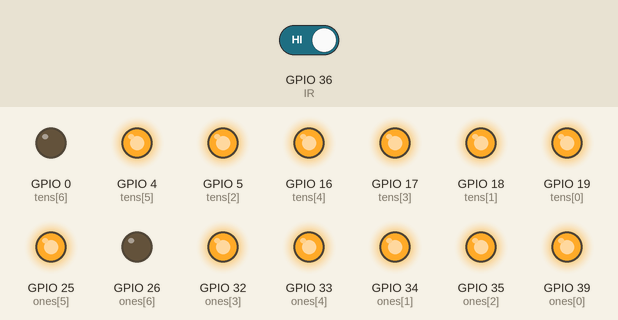
Recording of a sketch running on a simulated ESP32. On the bench: output pins drawn as LEDs (lit = HIGH). Dashed ring = blinking. The inputs (shaded band) are chosen by the test bench; at power-on: GPIO 36 (IR) HIGH.

Above: at 1.8 s.
1.9 s: GPIO 36 (IR) driven LOW
At 4.8 s:
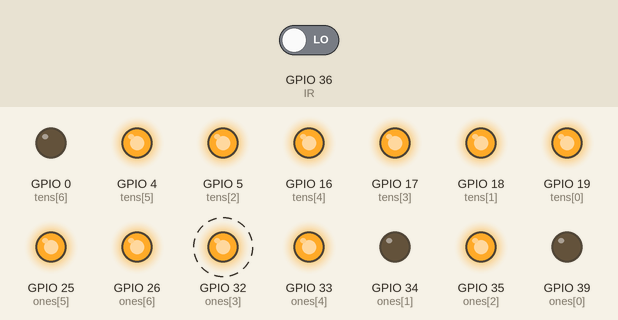
4.9 s: GPIO 36 (IR) driven HIGH
At 5.9 s:
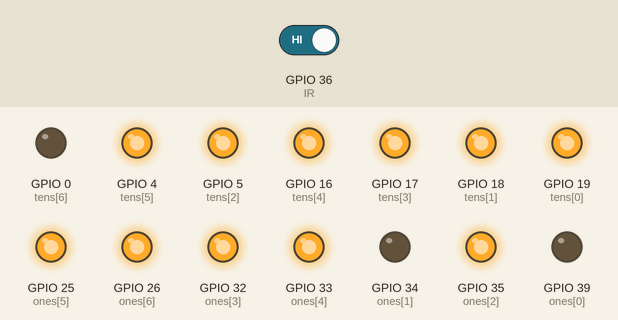
6.4 s: GPIO 36 (IR) driven LOW
At 6.9 s:
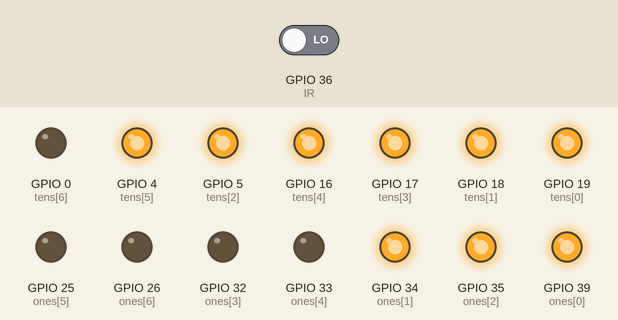
Timing chart, 0 to 26.5 s (numbered marks = the images above; inputs shaded):
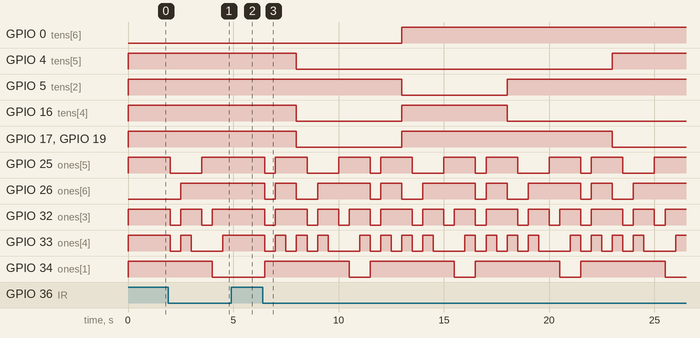

Measured:
- after the input at 1.9 s, GPIO 25 (ones[5]): HIGH → LOW after 0.10 s, → HIGH 1.5 s later; GPIO 26 (ones[6]): LOW → HIGH after 0.60 s
- after the input at 4.9 s, GPIO 25 (ones[5]), GPIO 26 (ones[6]), GPIO 32 (ones[3]), GPIO 33 (ones[4]): stays HIGH (without the input it goes to LOW after 0.10 s); GPIO 34 (ones[1]), GPIO 39 (ones[0]): stays LOW (without the input it goes to HIGH after 0.10 s)
- after the input at 6.4 s, GPIO 0 (tens[6]): LOW → HIGH after 6.6 s; GPIO 4 (tens[5]): HIGH → LOW after 1.6 s, → HIGH 15.0 s later

The sketch:

Counter.ino
```cpp
// Pins
int IR = 36; // ir sensor pin
int ones[] = {39,34,35,32,33,25,26}; // 7 segment pins (A-G)
int tens[] = {19,18,5,17,16,4,0};

// Initialize to zero
int objCount = 0; // total obj count
bool objDetected = false;

// include after variables have been declared
#include "decoder.h"

void setup() {
  pinMode(IR, INPUT); // set ir pin mode

  // set seven-segment pin mode
  for(int i=0; i<sizeof(ones)/sizeof(ones[0]); i++) {
    pinMode(ones[i], OUTPUT);
    pinMode(tens[i], OUTPUT);
  }

  Serial.begin(9600); // baud rate

  decoder(objCount);
}

void loop() {

  objDetected = digitalRead(IR); // get input from ir pin

  // i think this is active low
  if(!objDetected) {
    if(objCount < 99) {
      objCount++; // increment
    } else {
      objCount = 0; // reset to zero
    }

    decoder(objCount);
  }

  delay(500);
} // loop end
```

decoder.h
```cpp
int ONE[] = {0,1,1,0,0,0,0};
int TWO[] = {1,1,0,1,1,0,1};
int THREE[] = {1,1,1,1,0,0,1};
int FOUR[] = {0,1,1,0,0,1,1};
int FIVE[] = {1,0,1,1,0,1,1};
int SIX[] = {0,0,1,1,1,1,1};
int SEVEN[] = {1,1,1,0,0,0,0};
int EIGHT[] = {1,1,1,1,1,1,1};
int NINE[] = {1,1,1,1,0,1,1};
int ZERO[] = {1,1,1,1,1,1,0};

void toSevSeg(int display[], int digit[]) {
  for(int i=0; i<sizeof(ones)/sizeof(ones[0]); i++) {
    digitalWrite(display[i], digit[i]); // on the display, write what digit is provided
  }

}

void decoder(int c) {
  int tensPlace = c/10;
  int onesPlace = c - (tensPlace*10);

  switch(tensPlace) {
    case 0: toSevSeg(tens, ZERO); break;
    case 1: toSevSeg(tens, ONE); break;
    case 2: toSevSeg(tens, TWO); break;
    case 3: toSevSeg(tens, THREE); break;
    case 4: toSevSeg(tens, FOUR); break;
    case 5: toSevSeg(tens, FIVE); break;
    case 6: toSevSeg(tens, SIX); break;
    case 7: toSevSeg(tens, SEVEN); break;
    case 8: toSevSeg(tens, EIGHT); break;
    case 9: toSevSeg(tens, NINE); break;
  }

  switch(onesPlace) {
    case 0: toSevSeg(ones, ZERO); break;
    case 1: toSevSeg(ones, ONE); break;
    case 2: toSevSeg(ones, TWO); break;
    case 3: toSevSeg(ones, THREE); break;
    case 4: toSevSeg(ones, FOUR); break;
    case 5: toSevSeg(ones, FIVE); break;
    case 6: toSevSeg(ones, SIX); break;
    case 7: toSevSeg(ones, SEVEN); break;
    case 8: toSevSeg(ones, EIGHT); break;
    case 9: toSevSeg(ones, NINE); break;
  }
}
```
